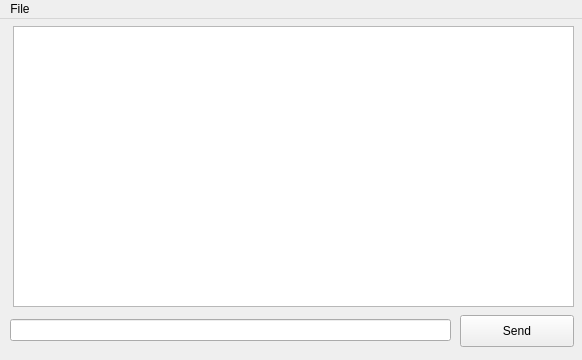
<?xml version="1.0" encoding="UTF-8"?>
<ui version="4.0">
 <class>MainWindow</class>
 <widget class="QMainWindow" name="MainWindow">
  <property name="geometry">
   <rect>
    <x>0</x>
    <y>0</y>
    <width>582</width>
    <height>360</height>
   </rect>
  </property>
  <property name="minimumSize">
   <size>
    <width>580</width>
    <height>360</height>
   </size>
  </property>
  <property name="windowTitle">
   <string>MainWindow</string>
  </property>
  <widget class="QWidget" name="centralWidget">
   <widget class="QLineEdit" name="lineEdit">
    <property name="geometry">
     <rect>
      <x>10</x>
      <y>300</y>
      <width>441</width>
      <height>22</height>
     </rect>
    </property>
   </widget>
   <widget class="QPushButton" name="pushButton">
    <property name="geometry">
     <rect>
      <x>460</x>
      <y>296</y>
      <width>114</width>
      <height>32</height>
     </rect>
    </property>
    <property name="text">
     <string>Send</string>
    </property>
   </widget>
   <widget class="QLabel" name="deviceInfoLabel">
    <property name="geometry">
     <rect>
      <x>10</x>
      <y>330</y>
      <width>561</width>
      <height>20</height>
     </rect>
    </property>
    <property name="text">
     <string/>
    </property>
    <property name="alignment">
     <set>Qt::AlignCenter</set>
    </property>
   </widget>
   <widget class="QTextEdit" name="textEdit">
    <property name="geometry">
     <rect>
      <x>13</x>
      <y>7</y>
      <width>561</width>
      <height>281</height>
     </rect>
    </property>
   </widget>
  </widget>
  <widget class="QMenuBar" name="menuBar">
   <property name="geometry">
    <rect>
     <x>0</x>
     <y>0</y>
     <width>582</width>
     <height>22</height>
    </rect>
   </property>
   <widget class="QMenu" name="menuFile">
    <property name="title">
     <string>File</string>
    </property>
    <addaction name="actionDevice_info"/>
   </widget>
   <addaction name="menuFile"/>
  </widget>
  <action name="actionDevice_info">
   <property name="text">
    <string>Device info</string>
   </property>
  </action>
 </widget>
 <layoutdefault spacing="6" margin="11"/>
 <resources/>
 <connections/>
</ui>
